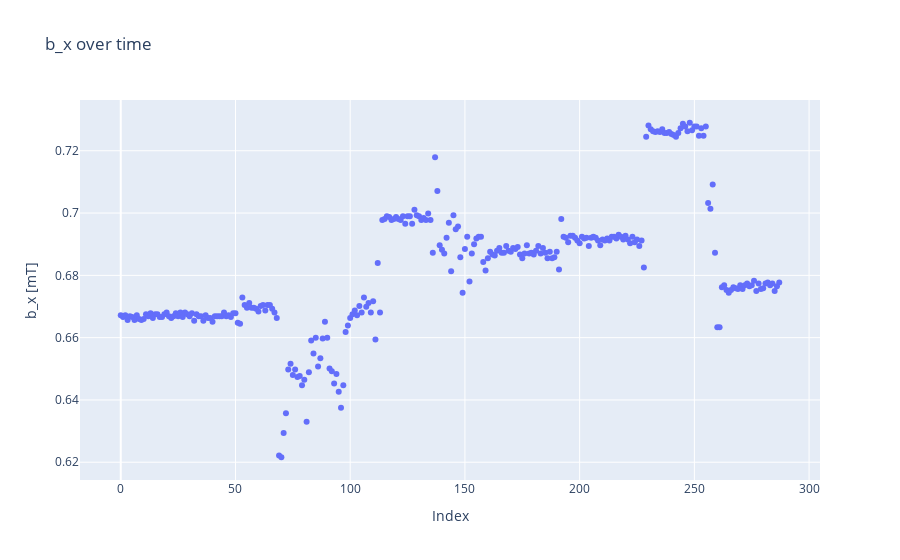

The notebook cell saved with this chart:
### Code cell
index = np.array(range(len(bx7)))
measuredbx = go.Scatter(x=index, y=bx7, mode='markers')
layoutbx = go.Layout(title='b_x over time')
figbx = go.Figure(data=[measuredbx], layout=layoutbx)
figbx.update_yaxes(scaleanchor='y')
figbx.update_layout(
    xaxis_title="Index",
    yaxis_title="b_x [mT]"
)
figbx.show()

### Figure 1 — Plotly figure (JSON) as saved in the notebook; plotly's stock layout.template omitted (floating-point values rounded to 4 significant figures; data arrays with more than 128 entries replaced by an {"elided": "..."} marker saying what was removed)
{"data": [{"mode": "markers", "type": "scatter", "x": {"elided": "288 int values"}, "y": {"elided": "288 float values"}}], "layout": {"title": {"text": "b_x over time"}, "xaxis": {"title": {"text": "Index"}}, "yaxis": {"scaleanchor": "y", "title": {"text": "b_x [mT]"}}}}
